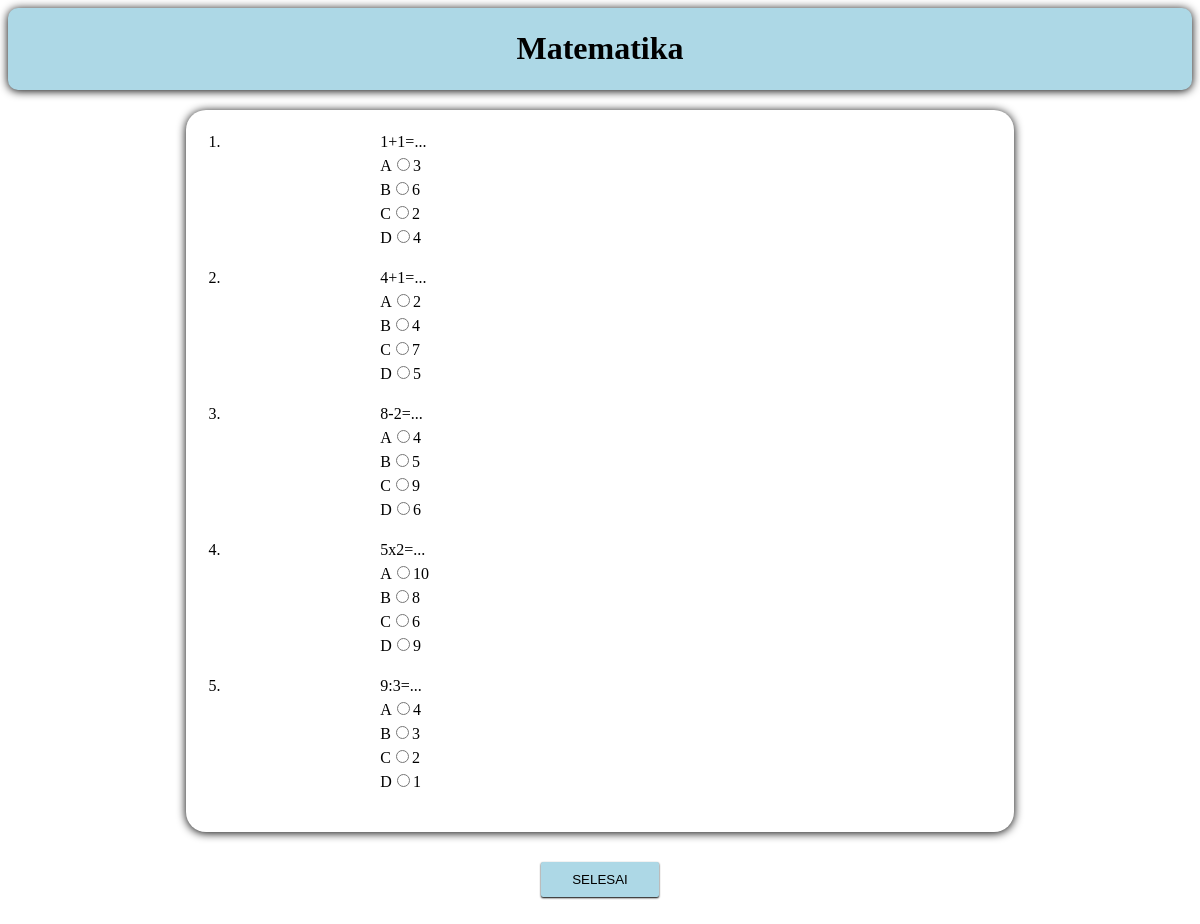
The app's page /soal.php?nama_soal=Matematika (signed in) with its own data.
### tables this page shows
CREATE TABLE IF NOT EXISTS `soal` (
`id_soal` int(11) NOT NULL,
  `nama_soal` varchar(50) NOT NULL,
  `isi_soal` varchar(10000) NOT NULL,
  `a` varchar(1000) NOT NULL,
  `b` varchar(1000) NOT NULL,
  `c` varchar(1000) NOT NULL,
  `d` varchar(1000) NOT NULL,
  `jawaban` varchar(1000) NOT NULL
);

### soal.php (the view, shortened to what this page needs)
<?php
include('koneksi.php');
$nama_soal=$_GET['nama_soal'];
$query="SELECT * FROM soal WHERE nama_soal='$nama_soal'";
$data=mysqli_query($conn, $query);
$i=0;
 ?>
<!DOCTYPE html>
<html>
<head>
	<link rel="stylesheet" type="text/css" href="style_pemrogramanweb.css">
</head>
<body>
	<main>
		<div class="judul">
			<h1><?php echo $nama_soal ?></h1>
		</div>
	<form action="proses_selesai_quiz.php" method="post">
		<table align="center">
			<?php
		while ($row=mysqli_fetch_array($data)) {
		 ?>
			<tr>
				<td><?php echo $i=$i+1,'.'; ?></td>
				<td><?php echo $row['isi_soal'],'...'; ?></td>
			</tr>
			<tr>
				<td></td>
				<td>A<input required type="radio" value="<?php echo $row['a']; ?>" name="pilihan<?php echo $row['id_soal']; ?>"><?php echo $row['a']; ?></td>
			</tr>
			<tr>
				<td></td>
				<td>B<input required type="radio" value="<?php echo $row['b']; ?>" name="pilihan<?php echo $row['id_soal']; ?>"><?php echo $row['b']; ?></td>
			</tr>
			<tr>
				<td></td>
				<td>C<input required type="radio" value="<?php echo $row['c']; ?>" name="pilihan<?php echo $row['id_soal']; ?>"><?php echo $row['c']; ?></td>
			</tr>
			<tr>
				<td></td>
				<td>D<input required type="radio" value="<?php echo $row['d']; ?>" name="pilihan<?php echo $row['id_soal']; ?>"><?php echo $row['d'], '<br><br>'; ?></td>
			</tr>
			<?php
				}
			?>
		</table>
		<div align="center"><input class="button" type="submit" name="selesai" value="SELESAI"></div>
	</form>
	</main>
</body>
</html>

### style_pemrogramanweb.css (style rules this page uses)
.judul { border-radius: 10px; margin-bottom: 20px; padding: 1px; background-color: lightblue; color: black; text-align: center; box-shadow: 0px 1px 10px black; }
body { height: 100%; }
main { margin: 0px; margin-bottom: 50px; padding: 0; height: 100%; background-color: white; min-height: 100%; }
table { padding: 20px; margin: 10px auto; margin-bottom: 30px; border: 2px; border-radius: 20px; width: 70%; background-color: white; box-shadow: 0px 1px 10px black; }
.button { border:none; box-shadow: 0px 1px 2px; margin: auto; margin-bottom: 5px; border-radius: 2px; padding: 10px; width: 10%; background-color: lightblue; cursor: pointer; }

### records on screen
soal: isi_soal "1+1=", a "3", b "6", c "2", d "4"
soal: i "2", isi_soal "4+1=", a "2", b "4", c "7", d "5"
soal: i "3", isi_soal "8-2=", a "4", b "5", c "9", d "6"
soal: i "4", isi_soal "5x2=", a "10", b "8", c "6", d "9"
soal: i "5", isi_soal "9:3=", a "4", b "3", c "2", d "1"

### other values on screen
$nama_soal "Matematika"
